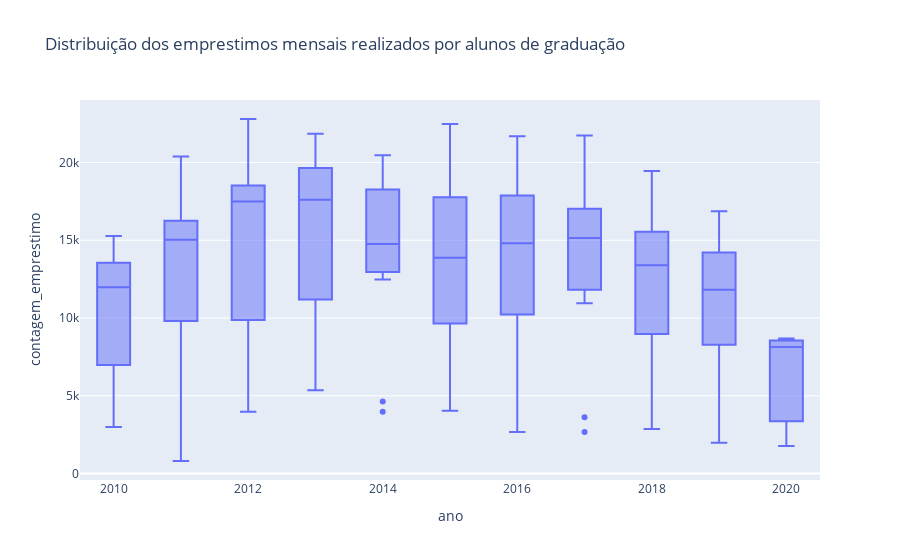

The cell this chart's notebook holds for it:
### Code cell
fig_box_plot = px.box(emprestimo_graduacao_circulante,
                      x="ano",
                      y="contagem_emprestimo",
                      title="Distribuição dos emprestimos mensais realizados por alunos de graduação"
                    )
fig_box_plot.show()
